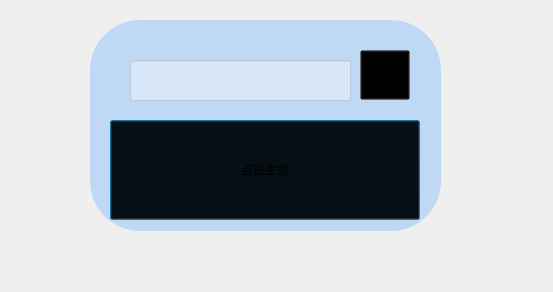
<?xml version="1.0" encoding="UTF-8"?>
<ui version="4.0">
 <class>Dialog</class>
 <widget class="QDialog" name="Dialog">
  <property name="geometry">
   <rect>
    <x>0</x>
    <y>0</y>
    <width>553</width>
    <height>292</height>
   </rect>
  </property>
  <property name="windowTitle">
   <string>Dialog</string>
  </property>
  <widget class="QWidget" name="widget" native="true">
   <property name="geometry">
    <rect>
     <x>60</x>
     <y>10</y>
     <width>421</width>
     <height>251</height>
    </rect>
   </property>
   <widget class="QPushButton" name="pushButton">
    <property name="geometry">
     <rect>
      <x>50</x>
      <y>110</y>
      <width>310</width>
      <height>100</height>
     </rect>
    </property>
    <property name="styleSheet">
     <string notr="true">QPushButton{
	font: 18pt &quot;Yu Gothic UI Semilight&quot;;
	background-image: url(:/Image/UIelement/bui.png);
	background-color:transparent;
	background-repeat: no-repeat;
}
QPushButton:hover{
	background-position: 10px 0px;
}
QPushButton:pressed{
	font-size:30pt;
	font-style:oblique;
	font-variant:small-caps;
	border-radius:25px;
	border-style:inset;
	
}</string>
    </property>
    <property name="text">
     <string>点击生成</string>
    </property>
   </widget>
   <widget class="QPushButton" name="closeButton">
    <property name="geometry">
     <rect>
      <x>300</x>
      <y>40</y>
      <width>50</width>
      <height>50</height>
     </rect>
    </property>
    <property name="styleSheet">
     <string notr="true">QPushButton{
	font: 8pt &quot;Yu Gothic UI Semilight&quot;;
	background-image: url(:/Image/UIelement/Exc.png);
	background-color:transparent;
	background-repeat: no-repeat;
}
QPushButton:hover{
	background-position: 10px 0px;
	border-radius:15px;
}
QPushButton:pressed{
	font-size:10pt;
	font-style:oblique;
	font-variant:small-caps;
	border-bottom-left-radius:15px;
	border-top-left-radius:15px;
	border-style:inset;
	background-color:#cccccccc
}</string>
    </property>
    <property name="text">
     <string/>
    </property>
   </widget>
   <widget class="QLabel" name="label">
    <property name="geometry">
     <rect>
      <x>30</x>
      <y>10</y>
      <width>361</width>
      <height>221</height>
     </rect>
    </property>
    <property name="styleSheet">
     <string notr="true">border-image: url(:/Image/UIelement/background.png);
border-radius:25px;
border-top-left-radius:50px;</string>
    </property>
    <property name="text">
     <string/>
    </property>
   </widget>
   <widget class="QLabel" name="label_2">
    <property name="geometry">
     <rect>
      <x>30</x>
      <y>10</y>
      <width>351</width>
      <height>211</height>
     </rect>
    </property>
    <property name="styleSheet">
     <string notr="true">background-color:rgba(85, 170, 255,80);
border-radius:50px;
</string>
    </property>
    <property name="text">
     <string/>
    </property>
   </widget>
   <widget class="QLineEdit" name="lineEdit">
    <property name="geometry">
     <rect>
      <x>70</x>
      <y>50</y>
      <width>221</width>
      <height>41</height>
     </rect>
    </property>
    <property name="styleSheet">
     <string notr="true">font: 75 20pt &quot;MS Shell Dlg 2&quot;;
background-color: rgba(255, 255, 255,100);
</string>
    </property>
   </widget>
   <zorder>label</zorder>
   <zorder>label_2</zorder>
   <zorder>pushButton</zorder>
   <zorder>closeButton</zorder>
   <zorder>lineEdit</zorder>
  </widget>
 </widget>
 <resources>
  <include location="UIResource.qrc"/>
 </resources>
 <connections/>
</ui>
